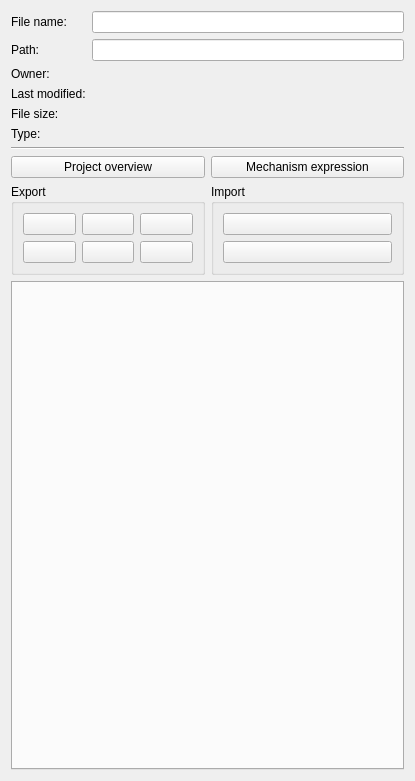
<?xml version="1.0" encoding="UTF-8"?>
<ui version="4.0">
 <class>Form</class>
 <widget class="QWidget" name="Form">
  <property name="geometry">
   <rect>
    <x>0</x>
    <y>0</y>
    <width>415</width>
    <height>781</height>
   </rect>
  </property>
  <property name="windowIcon">
   <iconset resource="../../icons.qrc">
    <normaloff>:/icons/id.png</normaloff>:/icons/id.png</iconset>
  </property>
  <layout class="QVBoxLayout" name="verticalLayout_2">
   <item>
    <layout class="QFormLayout" name="formLayout">
     <item row="0" column="0">
      <widget class="QLabel" name="file_name_title">
       <property name="text">
        <string>File name:</string>
       </property>
      </widget>
     </item>
     <item row="0" column="1">
      <widget class="QLineEdit" name="file_name_label">
       <property name="readOnly">
        <bool>true</bool>
       </property>
      </widget>
     </item>
     <item row="1" column="0">
      <widget class="QLabel" name="path_title">
       <property name="text">
        <string>Path:</string>
       </property>
      </widget>
     </item>
     <item row="1" column="1">
      <widget class="QLineEdit" name="path_label">
       <property name="readOnly">
        <bool>true</bool>
       </property>
      </widget>
     </item>
     <item row="2" column="0">
      <widget class="QLabel" name="owner_title">
       <property name="text">
        <string>Owner:</string>
       </property>
      </widget>
     </item>
     <item row="2" column="1">
      <widget class="QLabel" name="owner_label"/>
     </item>
     <item row="3" column="0">
      <widget class="QLabel" name="last_modified_title">
       <property name="text">
        <string>Last modified:</string>
       </property>
      </widget>
     </item>
     <item row="3" column="1">
      <widget class="QLabel" name="last_modified_label"/>
     </item>
     <item row="4" column="0">
      <widget class="QLabel" name="file_size_title">
       <property name="text">
        <string>File size:</string>
       </property>
      </widget>
     </item>
     <item row="4" column="1">
      <widget class="QLabel" name="file_size_label"/>
     </item>
     <item row="5" column="0">
      <widget class="QLabel" name="type_title">
       <property name="text">
        <string>Type:</string>
       </property>
      </widget>
     </item>
     <item row="5" column="1">
      <widget class="QLabel" name="type_label"/>
     </item>
    </layout>
   </item>
   <item>
    <widget class="Line" name="line">
     <property name="orientation">
      <enum>Qt::Horizontal</enum>
     </property>
    </widget>
   </item>
   <item>
    <layout class="QHBoxLayout" name="horizontalLayout_2">
     <item>
      <widget class="QPushButton" name="overview_button">
       <property name="text">
        <string>Project overview</string>
       </property>
       <property name="icon">
        <iconset resource="../../icons.qrc">
         <normaloff>:/icons/id.png</normaloff>:/icons/id.png</iconset>
       </property>
      </widget>
     </item>
     <item>
      <widget class="QPushButton" name="ex_expression_button">
       <property name="text">
        <string>Mechanism expression</string>
       </property>
       <property name="icon">
        <iconset resource="../../icons.qrc">
         <normaloff>:/icons/id.png</normaloff>:/icons/id.png</iconset>
       </property>
      </widget>
     </item>
    </layout>
   </item>
   <item>
    <layout class="QHBoxLayout" name="horizontalLayout">
     <item>
      <widget class="QGroupBox" name="export_group">
       <property name="title">
        <string>Export</string>
       </property>
       <layout class="QGridLayout" name="gridLayout">
        <item row="0" column="0">
         <widget class="QPushButton" name="ex_dxf_button">
          <property name="statusTip">
           <string>Export as DXF format.</string>
          </property>
          <property name="icon">
           <iconset resource="../../icons.qrc">
            <normaloff>:/icons/dxf.png</normaloff>:/icons/dxf.png</iconset>
          </property>
          <property name="iconSize">
           <size>
            <width>50</width>
            <height>50</height>
           </size>
          </property>
         </widget>
        </item>
        <item row="0" column="1">
         <widget class="QPushButton" name="ex_slvs_button">
          <property name="statusTip">
           <string>Export as Solvespace format.</string>
          </property>
          <property name="icon">
           <iconset resource="../../icons.qrc">
            <normaloff>:/icons/solvespace.png</normaloff>:/icons/solvespace.png</iconset>
          </property>
          <property name="iconSize">
           <size>
            <width>50</width>
            <height>50</height>
           </size>
          </property>
         </widget>
        </item>
        <item row="1" column="0">
         <widget class="QPushButton" name="ex_py_button">
          <property name="statusTip">
           <string>Export as Python script.</string>
          </property>
          <property name="icon">
           <iconset resource="../../icons.qrc">
            <normaloff>:/icons/script.png</normaloff>:/icons/script.png</iconset>
          </property>
          <property name="iconSize">
           <size>
            <width>50</width>
            <height>50</height>
           </size>
          </property>
         </widget>
        </item>
        <item row="1" column="1">
         <widget class="QPushButton" name="ex_image_button">
          <property name="statusTip">
           <string>Export as image formats.</string>
          </property>
          <property name="icon">
           <iconset resource="../../icons.qrc">
            <normaloff>:/icons/picture.png</normaloff>:/icons/picture.png</iconset>
          </property>
          <property name="iconSize">
           <size>
            <width>50</width>
            <height>50</height>
           </size>
          </property>
         </widget>
        </item>
        <item row="0" column="2">
         <widget class="QPushButton" name="ex_pmks_button">
          <property name="statusTip">
           <string>Export as PMKS URL.</string>
          </property>
          <property name="icon">
           <iconset resource="../../icons.qrc">
            <normaloff>:/icons/pmks.png</normaloff>:/icons/pmks.png</iconset>
          </property>
          <property name="iconSize">
           <size>
            <width>50</width>
            <height>50</height>
           </size>
          </property>
         </widget>
        </item>
        <item row="1" column="2">
         <widget class="QPushButton" name="ex_capture_button">
          <property name="statusTip">
           <string>Capture the main canvas into clipboard.</string>
          </property>
          <property name="icon">
           <iconset resource="../../icons.qrc">
            <normaloff>:/icons/capture.png</normaloff>:/icons/capture.png</iconset>
          </property>
          <property name="iconSize">
           <size>
            <width>50</width>
            <height>50</height>
           </size>
          </property>
         </widget>
        </item>
       </layout>
      </widget>
     </item>
     <item>
      <widget class="QGroupBox" name="import_group">
       <property name="title">
        <string>Import</string>
       </property>
       <layout class="QVBoxLayout" name="verticalLayout">
        <item>
         <widget class="QPushButton" name="im_example_button">
          <property name="statusTip">
           <string>Import from an example.</string>
          </property>
          <property name="icon">
           <iconset resource="../../icons.qrc">
            <normaloff>:/icons/example.png</normaloff>:/icons/example.png</iconset>
          </property>
          <property name="iconSize">
           <size>
            <width>50</width>
            <height>50</height>
           </size>
          </property>
         </widget>
        </item>
        <item>
         <widget class="QPushButton" name="im_pmks_button">
          <property name="statusTip">
           <string>Import from PMKS URL.</string>
          </property>
          <property name="icon">
           <iconset resource="../../icons.qrc">
            <normaloff>:/icons/pmks.png</normaloff>:/icons/pmks.png</iconset>
          </property>
          <property name="iconSize">
           <size>
            <width>50</width>
            <height>50</height>
           </size>
          </property>
         </widget>
        </item>
       </layout>
      </widget>
     </item>
    </layout>
   </item>
   <item>
    <widget class="QTabWidget" name="history_tabs">
     <property name="currentIndex">
      <number>-1</number>
     </property>
    </widget>
   </item>
  </layout>
 </widget>
 <resources>
  <include location="../../icons.qrc"/>
 </resources>
 <connections/>
</ui>
